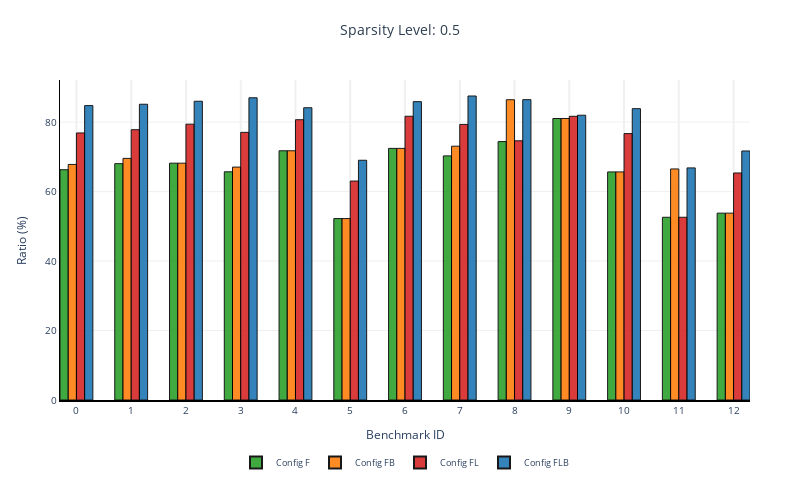
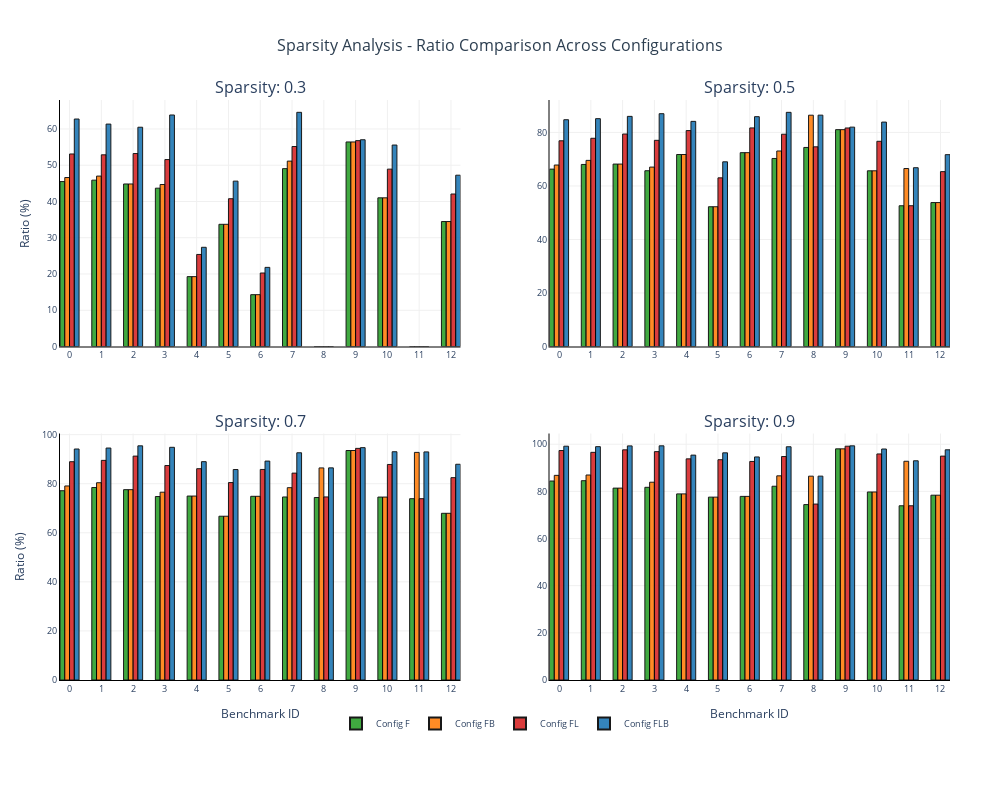

Write notebook code for charts like these, in order.
### Code cell
# Example usage with your files:
# 
files = ["../analysis/einsum-data/13_0.3_prop.csv", 
         "../analysis/einsum-data/13_0.5_prop.csv", 
         "../analysis/einsum-data/13_0.7_prop.csv", 
         "../analysis/einsum-data/13_0.9_prop.csv"]

sparsity_data = {}
for i, (level, filepath) in enumerate(zip([0.3, 0.5, 0.7, 0.9], files)):    
    sparsity_data[level] = process_sparsity_file(filepath, level, "../analysis/einsum-data/13.txt")

# Create single plot (use the processed data, not the filepath)
single_fig = create_plotly_bar_plot(sparsity_data[0.5], "0.5")
single_fig.show()

# Create multi-subplot plot
multi_fig = create_multi_sparsity_plot(sparsity_data)
multi_fig.show()

# Save plots
# pio.write_image(single_fig, "sparsity_single.svg", width=800, height=500)
# pio.write_image(multi_fig, "sparsity_multi.svg", width=1000, height=800)

### Figure 1 — Plotly figure (JSON) as saved in the notebook; plotly's stock layout.template omitted (floating-point values rounded to 4 significant figures)
{"data": [{"customdata": ["lm_batch_likelihood_brackets_3_16d.txt", "lm_batch_likelihood_sentence_3_12d.txt", "str_nw_mera_open_26.txt", "lm_batch_likelihood_sentence_4_8d.txt", "str_nw_ftps_open_30.txt", "str_matrix_chain_multiplication_100.txt", "str_nw_ftps_open_28.txt", "lm_batch_likelihood_sentence_4_4d.txt", "mc_2021_027.txt", "str_mps_varying_inner_product_200.txt", "str_nw_mera_closed_120.txt", "gm_queen5_5_3.wcsp.txt", "str_matrix_chain_multiplication_1000.txt"], "hovertemplate": "Benchmark: %{customdata}<br>Config: Config F<br>Ratio: %{y:.2f}%<br><extra></extra>", "marker": {"color": "#2ca02c", "line": {"color": "black", "width": 1}}, "name": "Config F", "opacity": 0.9, "type": "bar", "width": 0.15, "x": [-0.225, 0.775, 1.775, 2.775, 3.775, 4.775, 5.775, 6.775, 7.775, 8.775, 9.775, 10.78, 11.78], "y": [66.29, 68.04, 68.18, 65.69, 71.75, 52.23, 72.44, 70.27, 74.39, 81.04, 65.66, 52.6, 53.79]}, {"customdata": ["lm_batch_likelihood_brackets_3_16d.txt", "lm_batch_likelihood_sentence_3_12d.txt", "str_nw_mera_open_26.txt", "lm_batch_likelihood_sentence_4_8d.txt", "str_nw_ftps_open_30.txt", "str_matrix_chain_multiplication_100.txt", "str_nw_ftps_open_28.txt", "lm_batch_likelihood_sentence_4_4d.txt", "mc_2021_027.txt", "str_mps_varying_inner_product_200.txt", "str_nw_mera_closed_120.txt", "gm_queen5_5_3.wcsp.txt", "str_matrix_chain_multiplication_1000.txt"], "hovertemplate": "Benchmark: %{customdata}<br>Config: Config FB<br>Ratio: %{y:.2f}%<br><extra></extra>", "marker": {"color": "#ff7f0e", "line": {"color": "black", "width": 1}}, "name": "Config FB", "opacity": 0.9, "type": "bar", "width": 0.15, "x": [-0.075, 0.925, 1.925, 2.925, 3.925, 4.925, 5.925, 6.925, 7.925, 8.925, 9.925, 10.93, 11.93], "y": [67.82, 69.55, 68.18, 67.05, 71.75, 52.23, 72.44, 73.06, 86.44, 81.04, 65.66, 66.51, 53.79]}, {"customdata": ["lm_batch_likelihood_brackets_3_16d.txt", "lm_batch_likelihood_sentence_3_12d.txt", "str_nw_mera_open_26.txt", "lm_batch_likelihood_sentence_4_8d.txt", "str_nw_ftps_open_30.txt", "str_matrix_chain_multiplication_100.txt", "str_nw_ftps_open_28.txt", "lm_batch_likelihood_sentence_4_4d.txt", "mc_2021_027.txt", "str_mps_varying_inner_product_200.txt", "str_nw_mera_closed_120.txt", "gm_queen5_5_3.wcsp.txt", "str_matrix_chain_multiplication_1000.txt"], "hovertemplate": "Benchmark: %{customdata}<br>Config: Config FL<br>Ratio: %{y:.2f}%<br><extra></extra>", "marker": {"color": "#d62728", "line": {"color": "black", "width": 1}}, "name": "Config FL", "opacity": 0.9, "type": "bar", "width": 0.15, "x": [0.075, 1.075, 2.075, 3.075, 4.075, 5.075, 6.075, 7.075, 8.075, 9.075, 10.07, 11.07, 12.07], "y": [76.88, 77.82, 79.4, 77.05, 80.69, 63.03, 81.68, 79.33, 74.61, 81.67, 76.69, 52.61, 65.35]}, {"customdata": ["lm_batch_likelihood_brackets_3_16d.txt", "lm_batch_likelihood_sentence_3_12d.txt", "str_nw_mera_open_26.txt", "lm_batch_likelihood_sentence_4_8d.txt", "str_nw_ftps_open_30.txt", "str_matrix_chain_multiplication_100.txt", "str_nw_ftps_open_28.txt", "lm_batch_likelihood_sentence_4_4d.txt", "mc_2021_027.txt", "str_mps_varying_inner_product_200.txt", "str_nw_mera_closed_120.txt", "gm_queen5_5_3.wcsp.txt", "str_matrix_chain_multiplication_1000.txt"], "hovertemplate": "Benchmark: %{customdata}<br>Config: Config FLB<br>Ratio: %{y:.2f}%<br><extra></extra>", "marker": {"color": "#1f77b4", "line": {"color": "black", "width": 1}}, "name": "Config FLB", "opacity": 0.9, "type": "bar", "width": 0.15, "x": [0.225, 1.225, 2.225, 3.225, 4.225, 5.225, 6.225, 7.225, 8.225, 9.225, 10.22, 11.22, 12.22], "y": [84.75, 85.14, 86.01, 87.0, 84.13, 69.02, 85.89, 87.51, 86.46, 81.98, 83.87, 66.82, 71.69]}], "layout": {"font": {"size": 10}, "height": 500, "hovermode": "closest", "legend": {"font": {"size": 9}, "itemsizing": "constant", "orientation": "h", "x": 0.5, "xanchor": "center", "y": -0.15, "yanchor": "top"}, "margin": {"b": 100, "l": 60, "r": 50, "t": 80}, "paper_bgcolor": "white", "plot_bgcolor": "white", "title": {"font": {"color": "#2c3e50", "size": 14}, "text": "Sparsity Level: 0.5", "x": 0.5, "xanchor": "center", "y": 0.95}, "width": 800, "xaxis": {"gridcolor": "#f0f0f0", "gridwidth": 2, "linecolor": "black", "linewidth": 2, "showgrid": true, "tickfont": {"size": 10}, "ticktext": ["0", "1", "2", "3", "4", "5", "6", "7", "8", "9", "10", "11", "12"], "tickvals": [0, 1, 2, 3, 4, 5, 6, 7, 8, 9, 10, 11, 12], "title": {"text": "Benchmark ID"}}, "yaxis": {"gridcolor": "#f0f0f0", "gridwidth": 1, "linecolor": "black", "linewidth": 1, "showgrid": true, "tickfont": {"size": 10}, "title": {"text": "Ratio (%)"}}}}

### Figure 2 — Plotly figure (JSON) as saved in the notebook; plotly's stock layout.template omitted (floating-point values rounded to 4 significant figures)
{"data": [{"customdata": ["lm_batch_likelihood_brackets_3_16d.txt", "lm_batch_likelihood_sentence_3_12d.txt", "str_nw_mera_open_26.txt", "lm_batch_likelihood_sentence_4_8d.txt", "str_nw_ftps_open_30.txt", "str_matrix_chain_multiplication_100.txt", "str_nw_ftps_open_28.txt", "lm_batch_likelihood_sentence_4_4d.txt", "mc_2021_027.txt", "str_mps_varying_inner_product_200.txt", "str_nw_mera_closed_120.txt", "gm_queen5_5_3.wcsp.txt", "str_matrix_chain_multiplication_1000.txt"], "hovertemplate": "Benchmark: %{customdata}<br>Config: Config F<br>Ratio: %{y:.2f}%<br><extra></extra>", "marker": {"color": "#2ca02c", "line": {"color": "black", "width": 1}}, "name": "Config F", "opacity": 0.9, "showlegend": true, "type": "bar", "width": 0.15, "x": [-0.225, 0.775, 1.775, 2.775, 3.775, 4.775, 5.775, 6.775, 7.775, 8.775, 9.775, 10.78, 11.78], "xaxis": "x", "y": [45.49, 45.88, 44.83, 43.67, 19.27, 33.7, 14.29, 49.06, 0, 56.42, 41.01, 0, 34.47], "yaxis": "y"}, {"customdata": ["lm_batch_likelihood_brackets_3_16d.txt", "lm_batch_likelihood_sentence_3_12d.txt", "str_nw_mera_open_26.txt", "lm_batch_likelihood_sentence_4_8d.txt", "str_nw_ftps_open_30.txt", "str_matrix_chain_multiplication_100.txt", "str_nw_ftps_open_28.txt", "lm_batch_likelihood_sentence_4_4d.txt", "mc_2021_027.txt", "str_mps_varying_inner_product_200.txt", "str_nw_mera_closed_120.txt", "gm_queen5_5_3.wcsp.txt", "str_matrix_chain_multiplication_1000.txt"], "hovertemplate": "Benchmark: %{customdata}<br>Config: Config FB<br>Ratio: %{y:.2f}%<br><extra></extra>", "marker": {"color": "#ff7f0e", "line": {"color": "black", "width": 1}}, "name": "Config FB", "opacity": 0.9, "showlegend": true, "type": "bar", "width": 0.15, "x": [-0.075, 0.925, 1.925, 2.925, 3.925, 4.925, 5.925, 6.925, 7.925, 8.925, 9.925, 10.93, 11.93], "xaxis": "x", "y": [46.61, 47.01, 44.83, 44.68, 19.27, 33.7, 14.29, 51.14, 0, 56.42, 41.01, 0, 34.47], "yaxis": "y"}, {"customdata": ["lm_batch_likelihood_brackets_3_16d.txt", "lm_batch_likelihood_sentence_3_12d.txt", "str_nw_mera_open_26.txt", "lm_batch_likelihood_sentence_4_8d.txt", "str_nw_ftps_open_30.txt", "str_matrix_chain_multiplication_100.txt", "str_nw_ftps_open_28.txt", "lm_batch_likelihood_sentence_4_4d.txt", "mc_2021_027.txt", "str_mps_varying_inner_product_200.txt", "str_nw_mera_closed_120.txt", "gm_queen5_5_3.wcsp.txt", "str_matrix_chain_multiplication_1000.txt"], "hovertemplate": "Benchmark: %{customdata}<br>Config: Config FL<br>Ratio: %{y:.2f}%<br><extra></extra>", "marker": {"color": "#d62728", "line": {"color": "black", "width": 1}}, "name": "Config FL", "opacity": 0.9, "showlegend": true, "type": "bar", "width": 0.15, "x": [0.075, 1.075, 2.075, 3.075, 4.075, 5.075, 6.075, 7.075, 8.075, 9.075, 10.07, 11.07, 12.07], "xaxis": "x", "y": [53.1, 52.87, 53.22, 51.56, 25.39, 40.76, 20.27, 55.16, 0, 56.78, 48.92, 0, 42.06], "yaxis": "y"}, {"customdata": ["lm_batch_likelihood_brackets_3_16d.txt", "lm_batch_likelihood_sentence_3_12d.txt", "str_nw_mera_open_26.txt", "lm_batch_likelihood_sentence_4_8d.txt", "str_nw_ftps_open_30.txt", "str_matrix_chain_multiplication_100.txt", "str_nw_ftps_open_28.txt", "lm_batch_likelihood_sentence_4_4d.txt", "mc_2021_027.txt", "str_mps_varying_inner_product_200.txt", "str_nw_mera_closed_120.txt", "gm_queen5_5_3.wcsp.txt", "str_matrix_chain_multiplication_1000.txt"], "hovertemplate": "Benchmark: %{customdata}<br>Config: Config FLB<br>Ratio: %{y:.2f}%<br><extra></extra>", "marker": {"color": "#1f77b4", "line": {"color": "black", "width": 1}}, "name": "Config FLB", "opacity": 0.9, "showlegend": true, "type": "bar", "width": 0.15, "x": [0.225, 1.225, 2.225, 3.225, 4.225, 5.225, 6.225, 7.225, 8.225, 9.225, 10.22, 11.22, 12.22], "xaxis": "x", "y": [62.74, 61.35, 60.48, 63.86, 27.36, 45.61, 21.83, 64.59, 0, 57.02, 55.57, 0, 47.25], "yaxis": "y"}, {"customdata": ["lm_batch_likelihood_brackets_3_16d.txt", "lm_batch_likelihood_sentence_3_12d.txt", "str_nw_mera_open_26.txt", "lm_batch_likelihood_sentence_4_8d.txt", "str_nw_ftps_open_30.txt", "str_matrix_chain_multiplication_100.txt", "str_nw_ftps_open_28.txt", "lm_batch_likelihood_sentence_4_4d.txt", "mc_2021_027.txt", "str_mps_varying_inner_product_200.txt", "str_nw_mera_closed_120.txt", "gm_queen5_5_3.wcsp.txt", "str_matrix_chain_multiplication_1000.txt"], "hovertemplate": "Benchmark: %{customdata}<br>Config: Config F<br>Ratio: %{y:.2f}%<br><extra></extra>", "marker": {"color": "#2ca02c", "line": {"color": "black", "width": 1}}, "name": "Config F", "opacity": 0.9, "showlegend": false, "type": "bar", "width": 0.15, "x": [-0.225, 0.775, 1.775, 2.775, 3.775, 4.775, 5.775, 6.775, 7.775, 8.775, 9.775, 10.78, 11.78], "xaxis": "x2", "y": [66.29, 68.04, 68.18, 65.69, 71.75, 52.23, 72.44, 70.27, 74.39, 81.04, 65.66, 52.6, 53.79], "yaxis": "y2"}, {"customdata": ["lm_batch_likelihood_brackets_3_16d.txt", "lm_batch_likelihood_sentence_3_12d.txt", "str_nw_mera_open_26.txt", "lm_batch_likelihood_sentence_4_8d.txt", "str_nw_ftps_open_30.txt", "str_matrix_chain_multiplication_100.txt", "str_nw_ftps_open_28.txt", "lm_batch_likelihood_sentence_4_4d.txt", "mc_2021_027.txt", "str_mps_varying_inner_product_200.txt", "str_nw_mera_closed_120.txt", "gm_queen5_5_3.wcsp.txt", "str_matrix_chain_multiplication_1000.txt"], "hovertemplate": "Benchmark: %{customdata}<br>Config: Config FB<br>Ratio: %{y:.2f}%<br><extra></extra>", "marker": {"color": "#ff7f0e", "line": {"color": "black", "width": 1}}, "name": "Config FB", "opacity": 0.9, "showlegend": false, "type": "bar", "width": 0.15, "x": [-0.075, 0.925, 1.925, 2.925, 3.925, 4.925, 5.925, 6.925, 7.925, 8.925, 9.925, 10.93, 11.93], "xaxis": "x2", "y": [67.82, 69.55, 68.18, 67.05, 71.75, 52.23, 72.44, 73.06, 86.44, 81.04, 65.66, 66.51, 53.79], "yaxis": "y2"}, {"customdata": ["lm_batch_likelihood_brackets_3_16d.txt", "lm_batch_likelihood_sentence_3_12d.txt", "str_nw_mera_open_26.txt", "lm_batch_likelihood_sentence_4_8d.txt", "str_nw_ftps_open_30.txt", "str_matrix_chain_multiplication_100.txt", "str_nw_ftps_open_28.txt", "lm_batch_likelihood_sentence_4_4d.txt", "mc_2021_027.txt", "str_mps_varying_inner_product_200.txt", "str_nw_mera_closed_120.txt", "gm_queen5_5_3.wcsp.txt", "str_matrix_chain_multiplication_1000.txt"], "hovertemplate": "Benchmark: %{customdata}<br>Config: Config FL<br>Ratio: %{y:.2f}%<br><extra></extra>", "marker": {"color": "#d62728", "line": {"color": "black", "width": 1}}, "name": "Config FL", "opacity": 0.9, "showlegend": false, "type": "bar", "width": 0.15, "x": [0.075, 1.075, 2.075, 3.075, 4.075, 5.075, 6.075, 7.075, 8.075, 9.075, 10.07, 11.07, 12.07], "xaxis": "x2", "y": [76.88, 77.82, 79.4, 77.05, 80.69, 63.03, 81.68, 79.33, 74.61, 81.67, 76.69, 52.61, 65.35], "yaxis": "y2"}, {"customdata": ["lm_batch_likelihood_brackets_3_16d.txt", "lm_batch_likelihood_sentence_3_12d.txt", "str_nw_mera_open_26.txt", "lm_batch_likelihood_sentence_4_8d.txt", "str_nw_ftps_open_30.txt", "str_matrix_chain_multiplication_100.txt", "str_nw_ftps_open_28.txt", "lm_batch_likelihood_sentence_4_4d.txt", "mc_2021_027.txt", "str_mps_varying_inner_product_200.txt", "str_nw_mera_closed_120.txt", "gm_queen5_5_3.wcsp.txt", "str_matrix_chain_multiplication_1000.txt"], "hovertemplate": "Benchmark: %{customdata}<br>Config: Config FLB<br>Ratio: %{y:.2f}%<br><extra></extra>", "marker": {"color": "#1f77b4", "line": {"color": "black", "width": 1}}, "name": "Config FLB", "opacity": 0.9, "showlegend": false, "type": "bar", "width": 0.15, "x": [0.225, 1.225, 2.225, 3.225, 4.225, 5.225, 6.225, 7.225, 8.225, 9.225, 10.22, 11.22, 12.22], "xaxis": "x2", "y": [84.75, 85.14, 86.01, 87.0, 84.13, 69.02, 85.89, 87.51, 86.46, 81.98, 83.87, 66.82, 71.69], "yaxis": "y2"}, {"customdata": ["lm_batch_likelihood_brackets_3_16d.txt", "lm_batch_likelihood_sentence_3_12d.txt", "str_nw_mera_open_26.txt", "lm_batch_likelihood_sentence_4_8d.txt", "str_nw_ftps_open_30.txt", "str_matrix_chain_multiplication_100.txt", "str_nw_ftps_open_28.txt", "lm_batch_likelihood_sentence_4_4d.txt", "mc_2021_027.txt", "str_mps_varying_inner_product_200.txt", "str_nw_mera_closed_120.txt", "gm_queen5_5_3.wcsp.txt", "str_matrix_chain_multiplication_1000.txt"], "hovertemplate": "Benchmark: %{customdata}<br>Config: Config F<br>Ratio: %{y:.2f}%<br><extra></extra>", "marker": {"color": "#2ca02c", "line": {"color": "black", "width": 1}}, "name": "Config F", "opacity": 0.9, "showlegend": false, "type": "bar", "width": 0.15, "x": [-0.225, 0.775, 1.775, 2.775, 3.775, 4.775, 5.775, 6.775, 7.775, 8.775, 9.775, 10.78, 11.78], "xaxis": "x3", "y": [77.14, 78.46, 77.58, 74.78, 74.97, 66.75, 74.87, 74.59, 74.39, 93.54, 74.56, 73.89, 67.94], "yaxis": "y3"}, {"customdata": ["lm_batch_likelihood_brackets_3_16d.txt", "lm_batch_likelihood_sentence_3_12d.txt", "str_nw_mera_open_26.txt", "lm_batch_likelihood_sentence_4_8d.txt", "str_nw_ftps_open_30.txt", "str_matrix_chain_multiplication_100.txt", "str_nw_ftps_open_28.txt", "lm_batch_likelihood_sentence_4_4d.txt", "mc_2021_027.txt", "str_mps_varying_inner_product_200.txt", "str_nw_mera_closed_120.txt", "gm_queen5_5_3.wcsp.txt", "str_matrix_chain_multiplication_1000.txt"], "hovertemplate": "Benchmark: %{customdata}<br>Config: Config FB<br>Ratio: %{y:.2f}%<br><extra></extra>", "marker": {"color": "#ff7f0e", "line": {"color": "black", "width": 1}}, "name": "Config FB", "opacity": 0.9, "showlegend": false, "type": "bar", "width": 0.15, "x": [-0.075, 0.925, 1.925, 2.925, 3.925, 4.925, 5.925, 6.925, 7.925, 8.925, 9.925, 10.93, 11.93], "xaxis": "x3", "y": [79.09, 80.4, 77.58, 76.54, 74.97, 66.75, 74.87, 78.38, 86.44, 93.54, 74.56, 92.77, 67.94], "yaxis": "y3"}, {"customdata": ["lm_batch_likelihood_brackets_3_16d.txt", "lm_batch_likelihood_sentence_3_12d.txt", "str_nw_mera_open_26.txt", "lm_batch_likelihood_sentence_4_8d.txt", "str_nw_ftps_open_30.txt", "str_matrix_chain_multiplication_100.txt", "str_nw_ftps_open_28.txt", "lm_batch_likelihood_sentence_4_4d.txt", "mc_2021_027.txt", "str_mps_varying_inner_product_200.txt", "str_nw_mera_closed_120.txt", "gm_queen5_5_3.wcsp.txt", "str_matrix_chain_multiplication_1000.txt"], "hovertemplate": "Benchmark: %{customdata}<br>Config: Config FL<br>Ratio: %{y:.2f}%<br><extra></extra>", "marker": {"color": "#d62728", "line": {"color": "black", "width": 1}}, "name": "Config FL", "opacity": 0.9, "showlegend": false, "type": "bar", "width": 0.15, "x": [0.075, 1.075, 2.075, 3.075, 4.075, 5.075, 6.075, 7.075, 8.075, 9.075, 10.07, 11.07, 12.07], "xaxis": "x3", "y": [88.97, 89.52, 91.25, 87.41, 86.12, 80.47, 85.81, 84.32, 74.61, 94.41, 87.85, 73.89, 82.47], "yaxis": "y3"}, {"customdata": ["lm_batch_likelihood_brackets_3_16d.txt", "lm_batch_likelihood_sentence_3_12d.txt", "str_nw_mera_open_26.txt", "lm_batch_likelihood_sentence_4_8d.txt", "str_nw_ftps_open_30.txt", "str_matrix_chain_multiplication_100.txt", "str_nw_ftps_open_28.txt", "lm_batch_likelihood_sentence_4_4d.txt", "mc_2021_027.txt", "str_mps_varying_inner_product_200.txt", "str_nw_mera_closed_120.txt", "gm_queen5_5_3.wcsp.txt", "str_matrix_chain_multiplication_1000.txt"], "hovertemplate": "Benchmark: %{customdata}<br>Config: Config FLB<br>Ratio: %{y:.2f}%<br><extra></extra>", "marker": {"color": "#1f77b4", "line": {"color": "black", "width": 1}}, "name": "Config FLB", "opacity": 0.9, "showlegend": false, "type": "bar", "width": 0.15, "x": [0.225, 1.225, 2.225, 3.225, 4.225, 5.225, 6.225, 7.225, 8.225, 9.225, 10.22, 11.22, 12.22], "xaxis": "x3", "y": [94.15, 94.54, 95.44, 94.84, 88.98, 85.78, 89.22, 92.61, 86.46, 94.7, 93.03, 92.97, 87.93], "yaxis": "y3"}, {"customdata": ["lm_batch_likelihood_brackets_3_16d.txt", "lm_batch_likelihood_sentence_3_12d.txt", "str_nw_mera_open_26.txt", "lm_batch_likelihood_sentence_4_8d.txt", "str_nw_ftps_open_30.txt", "str_matrix_chain_multiplication_100.txt", "str_nw_ftps_open_28.txt", "lm_batch_likelihood_sentence_4_4d.txt", "mc_2021_027.txt", "str_mps_varying_inner_product_200.txt", "str_nw_mera_closed_120.txt", "gm_queen5_5_3.wcsp.txt", "str_matrix_chain_multiplication_1000.txt"], "hovertemplate": "Benchmark: %{customdata}<br>Config: Config F<br>Ratio: %{y:.2f}%<br><extra></extra>", "marker": {"color": "#2ca02c", "line": {"color": "black", "width": 1}}, "name": "Config F", "opacity": 0.9, "showlegend": false, "type": "bar", "width": 0.15, "x": [-0.225, 0.775, 1.775, 2.775, 3.775, 4.775, 5.775, 6.775, 7.775, 8.775, 9.775, 10.78, 11.78], "xaxis": "x4", "y": [84.39, 84.52, 81.38, 81.72, 78.93, 77.55, 77.88, 82.17, 74.39, 98.03, 79.74, 73.89, 78.37], "yaxis": "y4"}, {"customdata": ["lm_batch_likelihood_brackets_3_16d.txt", "lm_batch_likelihood_sentence_3_12d.txt", "str_nw_mera_open_26.txt", "lm_batch_likelihood_sentence_4_8d.txt", "str_nw_ftps_open_30.txt", "str_matrix_chain_multiplication_100.txt", "str_nw_ftps_open_28.txt", "lm_batch_likelihood_sentence_4_4d.txt", "mc_2021_027.txt", "str_mps_varying_inner_product_200.txt", "str_nw_mera_closed_120.txt", "gm_queen5_5_3.wcsp.txt", "str_matrix_chain_multiplication_1000.txt"], "hovertemplate": "Benchmark: %{customdata}<br>Config: Config FB<br>Ratio: %{y:.2f}%<br><extra></extra>", "marker": {"color": "#ff7f0e", "line": {"color": "black", "width": 1}}, "name": "Config FB", "opacity": 0.9, "showlegend": false, "type": "bar", "width": 0.15, "x": [-0.075, 0.925, 1.925, 2.925, 3.925, 4.925, 5.925, 6.925, 7.925, 8.925, 9.925, 10.93, 11.93], "xaxis": "x4", "y": [86.79, 86.94, 81.38, 83.88, 78.93, 77.55, 77.88, 86.59, 86.44, 98.03, 79.74, 92.77, 78.37], "yaxis": "y4"}, {"customdata": ["lm_batch_likelihood_brackets_3_16d.txt", "lm_batch_likelihood_sentence_3_12d.txt", "str_nw_mera_open_26.txt", "lm_batch_likelihood_sentence_4_8d.txt", "str_nw_ftps_open_30.txt", "str_matrix_chain_multiplication_100.txt", "str_nw_ftps_open_28.txt", "lm_batch_likelihood_sentence_4_4d.txt", "mc_2021_027.txt", "str_mps_varying_inner_product_200.txt", "str_nw_mera_closed_120.txt", "gm_queen5_5_3.wcsp.txt", "str_matrix_chain_multiplication_1000.txt"], "hovertemplate": "Benchmark: %{customdata}<br>Config: Config FL<br>Ratio: %{y:.2f}%<br><extra></extra>", "marker": {"color": "#d62728", "line": {"color": "black", "width": 1}}, "name": "Config FL", "opacity": 0.9, "showlegend": false, "type": "bar", "width": 0.15, "x": [0.075, 1.075, 2.075, 3.075, 4.075, 5.075, 6.075, 7.075, 8.075, 9.075, 10.07, 11.07, 12.07], "xaxis": "x4", "y": [97.32, 96.55, 97.62, 96.85, 93.78, 93.43, 92.69, 94.78, 74.61, 99.16, 95.87, 73.89, 94.95], "yaxis": "y4"}, {"customdata": ["lm_batch_likelihood_brackets_3_16d.txt", "lm_batch_likelihood_sentence_3_12d.txt", "str_nw_mera_open_26.txt", "lm_batch_likelihood_sentence_4_8d.txt", "str_nw_ftps_open_30.txt", "str_matrix_chain_multiplication_100.txt", "str_nw_ftps_open_28.txt", "lm_batch_likelihood_sentence_4_4d.txt", "mc_2021_027.txt", "str_mps_varying_inner_product_200.txt", "str_nw_mera_closed_120.txt", "gm_queen5_5_3.wcsp.txt", "str_matrix_chain_multiplication_1000.txt"], "hovertemplate": "Benchmark: %{customdata}<br>Config: Config FLB<br>Ratio: %{y:.2f}%<br><extra></extra>", "marker": {"color": "#1f77b4", "line": {"color": "black", "width": 1}}, "name": "Config FLB", "opacity": 0.9, "showlegend": false, "type": "bar", "width": 0.15, "x": [0.225, 1.225, 2.225, 3.225, 4.225, 5.225, 6.225, 7.225, 8.225, 9.225, 10.22, 11.22, 12.22], "xaxis": "x4", "y": [99.16, 98.96, 99.29, 99.31, 95.37, 96.34, 94.6, 98.92, 86.46, 99.31, 97.96, 92.97, 97.62], "yaxis": "y4"}], "layout": {"annotations": [{"font": {"size": 16}, "showarrow": false, "text": "Sparsity: 0.3", "x": 0.225, "xanchor": "center", "xref": "paper", "y": 1, "yanchor": "bottom", "yref": "paper"}, {"font": {"size": 16}, "showarrow": false, "text": "Sparsity: 0.5", "x": 0.775, "xanchor": "center", "xref": "paper", "y": 1, "yanchor": "bottom", "yref": "paper"}, {"font": {"size": 16}, "showarrow": false, "text": "Sparsity: 0.7", "x": 0.225, "xanchor": "center", "xref": "paper", "y": 0.425, "yanchor": "bottom", "yref": "paper"}, {"font": {"size": 16}, "showarrow": false, "text": "Sparsity: 0.9", "x": 0.775, "xanchor": "center", "xref": "paper", "y": 0.425, "yanchor": "bottom", "yref": "paper"}], "font": {"size": 10}, "height": 800, "hovermode": "closest", "legend": {"font": {"size": 9}, "itemsizing": "constant", "orientation": "h", "x": 0.5, "xanchor": "center", "y": -0.05, "yanchor": "top"}, "margin": {"b": 120, "l": 60, "r": 50, "t": 100}, "paper_bgcolor": "white", "plot_bgcolor": "white", "title": {"font": {"color": "#2c3e50", "size": 16}, "text": "Sparsity Analysis - Ratio Comparison Across Configurations", "x": 0.5, "xanchor": "center", "y": 0.95}, "width": 1000, "xaxis": {"anchor": "y", "domain": [0, 0.45], "gridcolor": "#f0f0f0", "gridwidth": 1, "linecolor": "black", "linewidth": 1, "showgrid": true, "tickfont": {"size": 9}, "ticktext": ["0", "1", "2", "3", "4", "5", "6", "7", "8", "9", "10", "11", "12"], "tickvals": [0, 1, 2, 3, 4, 5, 6, 7, 8, 9, 10, 11, 12], "title": {"text": ""}}, "xaxis2": {"anchor": "y2", "domain": [0.55, 1], "gridcolor": "#f0f0f0", "gridwidth": 1, "linecolor": "black", "linewidth": 1, "showgrid": true, "tickfont": {"size": 9}, "ticktext": ["0", "1", "2", "3", "4", "5", "6", "7", "8", "9", "10", "11", "12"], "tickvals": [0, 1, 2, 3, 4, 5, 6, 7, 8, 9, 10, 11, 12], "title": {"text": ""}}, "xaxis3": {"anchor": "y3", "domain": [0, 0.45], "gridcolor": "#f0f0f0", "gridwidth": 1, "linecolor": "black", "linewidth": 1, "showgrid": true, "tickfont": {"size": 9}, "ticktext": ["0", "1", "2", "3", "4", "5", "6", "7", "8", "9", "10", "11", "12"], "tickvals": [0, 1, 2, 3, 4, 5, 6, 7, 8, 9, 10, 11, 12], "title": {"text": "Benchmark ID"}}, "xaxis4": {"anchor": "y4", "domain": [0.55, 1], "gridcolor": "#f0f0f0", "gridwidth": 1, "linecolor": "black", "linewidth": 1, "showgrid": true, "tickfont": {"size": 9}, "ticktext": ["0", "1", "2", "3", "4", "5", "6", "7", "8", "9", "10", "11", "12"], "tickvals": [0, 1, 2, 3, 4, 5, 6, 7, 8, 9, 10, 11, 12], "title": {"text": "Benchmark ID"}}, "yaxis": {"anchor": "x", "domain": [0.575, 1], "gridcolor": "#f0f0f0", "gridwidth": 1, "linecolor": "black", "linewidth": 1, "showgrid": true, "tickfont": {"size": 9}, "title": {"text": "Ratio (%)"}}, "yaxis2": {"anchor": "x2", "domain": [0.575, 1], "gridcolor": "#f0f0f0", "gridwidth": 1, "linecolor": "black", "linewidth": 1, "showgrid": true, "tickfont": {"size": 9}, "title": {"text": ""}}, "yaxis3": {"anchor": "x3", "domain": [0, 0.425], "gridcolor": "#f0f0f0", "gridwidth": 1, "linecolor": "black", "linewidth": 1, "showgrid": true, "tickfont": {"size": 9}, "title": {"text": "Ratio (%)"}}, "yaxis4": {"anchor": "x4", "domain": [0, 0.425], "gridcolor": "#f0f0f0", "gridwidth": 1, "linecolor": "black", "linewidth": 1, "showgrid": true, "tickfont": {"size": 9}, "title": {"text": ""}}}}
